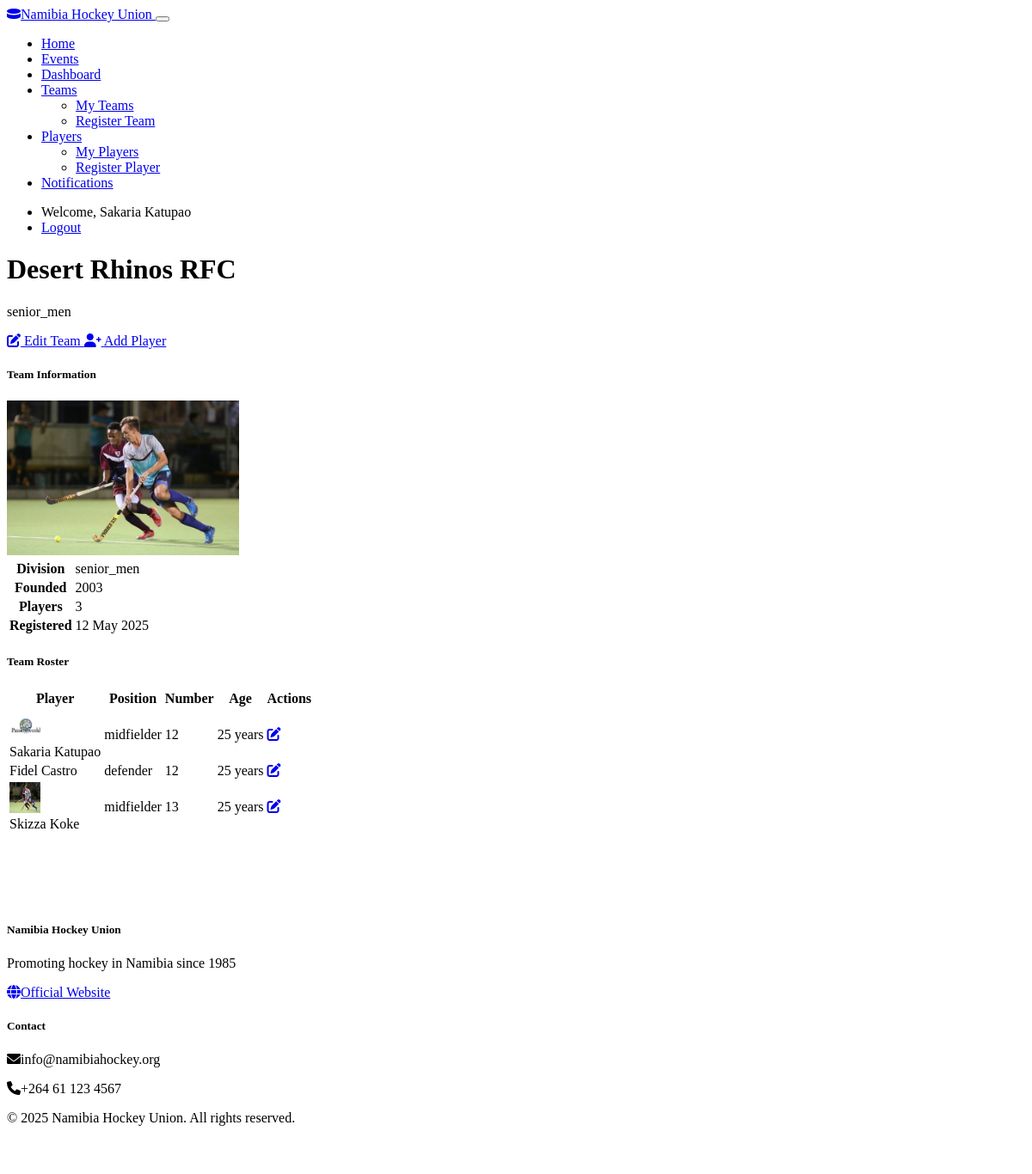
Page /teams/1 (signed in) on the committed database.
### models.py (models this page shows, shortened)
class User(UserMixin, db.Model):
    id = db.Column(db.Integer, primary_key=True)
    username = db.Column(db.String(64), unique=True, nullable=False)
    email = db.Column(db.String(120), unique=True, nullable=False)
    password_hash = db.Column(db.String(256), nullable=False)
    is_admin = db.Column(db.Boolean, default=False)
    teams = db.relationship('Team', backref='manager', lazy=True)

class Team(db.Model):
    id = db.Column(db.Integer, primary_key=True)
    name = db.Column(db.String(100), nullable=False)
    division = db.Column(db.String(50), nullable=False)
    founded_year = db.Column(db.Integer)
    manager_id = db.Column(db.Integer, db.ForeignKey('user.id'), nullable=False)
    logo_url = db.Column(db.String(256))
    created_at = db.Column(db.DateTime, default=datetime.utcnow)
    players = db.relationship('Player', secondary=player_team, lazy='subquery',
                            backref=db.backref('teams', lazy=True))
    events = db.relationship('Event', secondary=team_event, lazy='subquery',
                           backref=db.backref('teams', lazy=True))

class Player(db.Model):
    id = db.Column(db.Integer, primary_key=True)
    first_name = db.Column(db.String(64), nullable=False)
    last_name = db.Column(db.String(64), nullable=False)
    date_of_birth = db.Column(db.Date, nullable=False)
    position = db.Column(db.String(64))
    jersey_number = db.Column(db.Integer)
    email = db.Column(db.String(120))
    phone = db.Column(db.String(20))
    photo_url = db.Column(db.String(256))
    created_at = db.Column(db.DateTime, default=datetime.utcnow)
    @property
    def full_name(self):
        return f"{self.first_name} {self.last_name}"

### routes.py (the view)
@app.route('/teams/<int:team_id>')
@login_required
def team_details(team_id):
    now = datetime.utcnow()
    team = Team.query.get_or_404(team_id)
    if team.manager_id != current_user.id and not current_user.is_admin:
        flash('You do not have permission to view this team.', 'danger')
        return redirect(url_for('team_list'))
    return render_template('team_details.html', team=team, now=now)

### models.py (called while the page is built)
@login_manager.user_loader
def load_user(user_id):
    return User.query.get(int(user_id))

### templates/team_details.html (shortened to what this page needs)
{% extends "base.html" %}
{% block content %}
<div class="row mb-4">
    <div class="col-md-8">
        <h1 class="mb-0">{{ team.name }}</h1>
        <p class="text-muted">{{ team.division }}</p>
    </div>
    <div class="col-md-4 text-md-end">
        <a href="{{ url_for('edit_team', team_id=team.id) }}" class="btn btn-primary">
            <i class="fas fa-edit me-1"></i> Edit Team
        </a>
        <a href="{{ url_for('register_player') }}" class="btn btn-outline-primary ms-2">
            <i class="fas fa-user-plus me-1"></i> Add Player
        </a>
    </div>
</div>
<div class="row">
    <div class="col-md-4 mb-4">
        <div class="card h-100">
            <div class="card-header bg-primary text-white">
                <h5 class="mb-0">Team Information</h5>
            </div>
            <div class="card-body text-center">
                {% if team.logo_url %}
                <img src="{{ team.logo_url }}" alt="{{ team.name }} Logo" class="img-fluid rounded mb-3" style="max-height: 180px;">
                {% else %}
                <div class="bg-light rounded d-flex align-items-center justify-content-center mb-3" style="height: 180px;">
                    <i class="fas fa-shield-alt fa-4x text-muted"></i>
                </div>
                {% endif %}
                <table class="table">
                    <tbody>
                        <tr>
                            <th scope="row">Division</th>
                            <td>{{ team.division }}</td>
                        </tr>
                        {% if team.founded_year %}
                        <tr>
                            <th scope="row">Founded</th>
                            <td>{{ team.founded_year }}</td>
                        </tr>
                        {% endif %}
                        <tr>
                            <th scope="row">Players</th>
                            <td>{{ team.players|length }}</td>
                        </tr>
                        <tr>
                            <th scope="row">Registered</th>
                            <td>{{ team.created_at.strftime('%d %b %Y') }}</td>
                        </tr>
                    </tbody>
                </table>
            </div>
        </div>
    </div>
    <div class="col-md-8">
        <div class="card">
            <div class="card-header bg-primary text-white">
                <h5 class="mb-0">Team Roster</h5>
            </div>
            <div class="card-body p-0">
                {% if team.players %}
                <div class="table-responsive">
                    <table class="table table-hover mb-0">
                        <thead>
                            <tr>
                                <th>Player</th>
                                <th>Position</th>
                                <th>Number</th>
                                <th>Age</th>
                                <th>Actions</th>
                            </tr>
                        </thead>
                        <tbody>
                            {% for player in team.players %}
                            <tr>
                                <td>
                                    <div class="d-flex align-items-center">
                                        {% if player.photo_url %}
                                        <div class="me-2">
                                            <img src="{{ player.photo_url }}" alt="{{ player.full_name }}" width="36" height="36" class="rounded-circle">
                                        </div>
                                        {% endif %}
                                        {{ player.full_name }}
                                    </div>
                                </td>
                                <td>{{ player.position }}</td>
                                <td>{% if player.jersey_number %}{{ player.jersey_number }}{% else %}-{% endif %}</td>
                                <td>
                                    {% if player.date_of_birth %}
                                    {% set age = ((now.date() - player.date_of_birth).days / 365.25)|int %}
                                    {{ age }} years
                                    {% else %}
                                    -
                                    {% endif %}
                                </td>
                                <td>
                                    <a href="{{ url_for('edit_player', player_id=player.id) }}" class="btn btn-sm btn-outline-primary">
                                        <i class="fas fa-edit"></i>
                                    </a>
                                </td>
                            </tr>
                            {% endfor %}
                        </tbody>
                    </table>
                </div>
                {% endif %}
            </div>
        </div>
    </div>
</div>
{% endblock %}

### templates/base.html (shortened to what this page needs)
<!DOCTYPE html>
<html lang="en" data-bs-theme="dark">
<head>
    <link rel="stylesheet" href="https://cdn.replit.com/agent/bootstrap-agent-dark-theme.min.css">
    <link rel="stylesheet" href="https://cdnjs.cloudflare.com/ajax/libs/font-awesome/6.0.0-beta3/css/all.min.css">
    <link rel="stylesheet" href="{{ url_for('static', filename='css/custom.css') }}">
</head>
<body>
    <header>
        <nav class="navbar navbar-expand-lg navbar-dark bg-dark">
            <div class="container">
                <a class="navbar-brand" href="{{ url_for('index') }}">
                    <i class="fas fa-hockey-puck me-2"></i>Namibia Hockey Union
                </a>
                <button class="navbar-toggler" type="button" data-bs-toggle="collapse" data-bs-target="#navbarNav"
                        aria-controls="navbarNav" aria-expanded="false" aria-label="Toggle navigation">
                </button>
                <div class="collapse navbar-collapse" id="navbarNav">
                    <ul class="navbar-nav me-auto">
                        <li class="nav-item">
                            <a class="nav-link" href="{{ url_for('index') }}">Home</a>
                        </li>
                        <li class="nav-item">
                            <a class="nav-link" href="{{ url_for('event_list') }}">Events</a>
                        </li>
                        {% if current_user.is_authenticated %}
                        <li class="nav-item">
                            <a class="nav-link" href="{{ url_for('dashboard') }}">Dashboard</a>
                        </li>
                        <li class="nav-item dropdown">
                            <a class="nav-link dropdown-toggle" href="#" id="teamDropdown" role="button"
                               data-bs-toggle="dropdown" aria-expanded="false">
                                Teams
                            </a>
                            <ul class="dropdown-menu" aria-labelledby="teamDropdown">
                                <li><a class="dropdown-item" href="{{ url_for('team_list') }}">My Teams</a></li>
                                <li><a class="dropdown-item" href="{{ url_for('register_team') }}">Register Team</a></li>
                            </ul>
                        </li>
                        <li class="nav-item dropdown">
                            <a class="nav-link dropdown-toggle" href="#" id="playerDropdown" role="button"
                               data-bs-toggle="dropdown" aria-expanded="false">
                                Players
                            </a>
                            <ul class="dropdown-menu" aria-labelledby="playerDropdown">
                                <li><a class="dropdown-item" href="{{ url_for('player_list') }}">My Players</a></li>
                                <li><a class="dropdown-item" href="{{ url_for('register_player') }}">Register Player</a></li>
                            </ul>
                        </li>
                        <li class="nav-item">
                            <a class="nav-link" href="{{ url_for('notifications') }}">Notifications</a>
                        </li>
                        {% endif %}
                    </ul>
                    <ul class="navbar-nav">
                        {% if current_user.is_authenticated %}
                        <li class="nav-item">
                            <span class="nav-link">Welcome, {{ current_user.username }}</span>
                        </li>
                        <li class="nav-item">
                            <a class="nav-link" href="{{ url_for('logout') }}">Logout</a>
                        </li>
                        {% endif %}
                    </ul>
                </div>
            </div>
        </nav>
    </header>
    <main class="container py-4">
        {% block content %}{% endblock %}
    </main>
    <footer class="bg-dark text-light py-4 mt-5">
        <div class="container">
            <div class="row">
                <div class="col-md-6">
                    <h5>Namibia Hockey Union</h5>
                    <p>Promoting hockey in Namibia since 1985</p>
                    <p>
                        <a href="https://namibiahockey.org" class="text-light" target="_blank">
                            <i class="fas fa-globe me-2"></i>Official Website
                        </a>
                    </p>
                </div>
                <div class="col-md-6 text-md-end">
                    <h5>Contact</h5>
                    <p><i class="fas fa-envelope me-2"></i>info@namibiahockey.org</p>
                    <p><i class="fas fa-phone me-2"></i>+264 61 123 4567</p>
                </div>
            </div>
            <div class="row mt-3">
                <div class="col-12 text-center">
                    <p class="mb-0">&copy; {{ now.year }} Namibia Hockey Union. All rights reserved.</p>
                </div>
            </div>
        </div>
    </footer>
</body>
</html>

### static/css/custom.css (style rules this page uses)
footer { margin-top: 3rem; padding-top: 2rem; padding-bottom: 2rem; border-top: 1px solid rgba(255, 255, 255, 0.1); }

### rows in the picture
User: username "Sakaria Katupao"
Team: name "Desert Rhinos RFC", division "senior_men", logo_url (picture), founded_year "2003", created_at "12 May 2025"
Player: photo_url (picture), full_name "Sakaria Katupao", position "midfielder", jersey_number "12", age "25"
Player: full_name "Fidel Castro", position "defender", jersey_number "12", age "25"
Player: photo_url (picture), full_name "Skizza Koke", position "midfielder", jersey_number "13", age "25"

### other values in the picture
{{ team.players|length }} "3"
